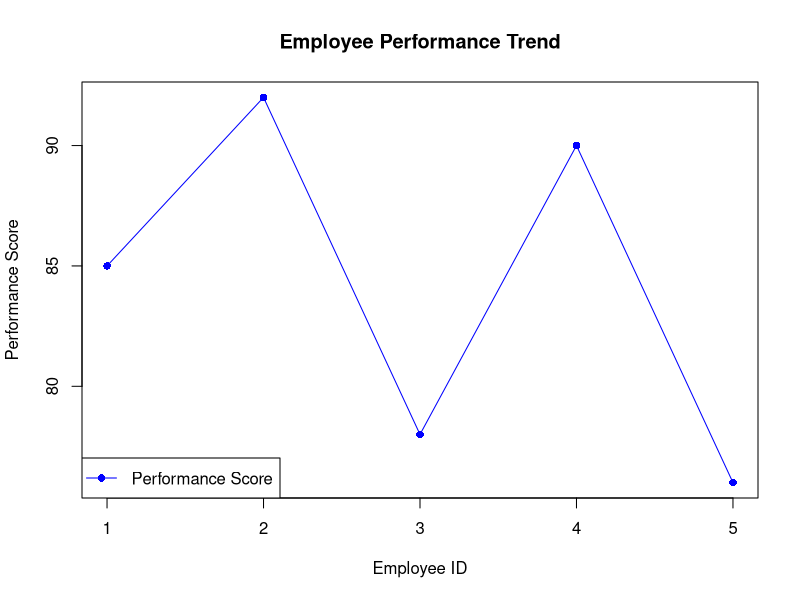

Write R code to recreate this figure.
# Create Data Frame
employee <- data.frame(
  EmployeeID = c(1,2,3,4,5),
  Department = c("Sales","HR","Marketing","Sales","HR"),
  YearsService = c(5,3,7,4,2),
  PerformanceScore = c(85,92,78,90,76)
)

# Line Chart
plot(employee$EmployeeID,
     employee$PerformanceScore,
     type = "o",
     col = "blue",
     pch = 16,
     xlab = "Employee ID",
     ylab = "Performance Score",
     main = "Employee Performance Trend")

legend("bottomleft",
       legend = "Performance Score",
       col = "blue",
       lty = 1,
       pch = 16)
